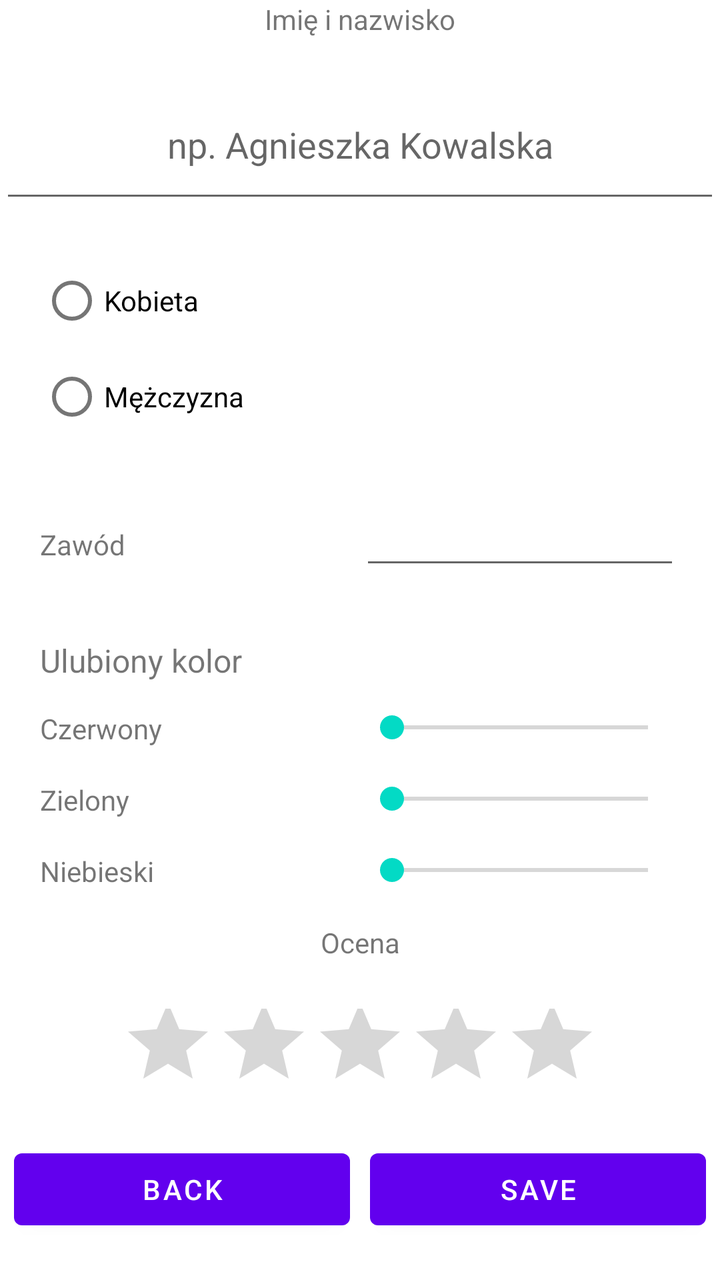
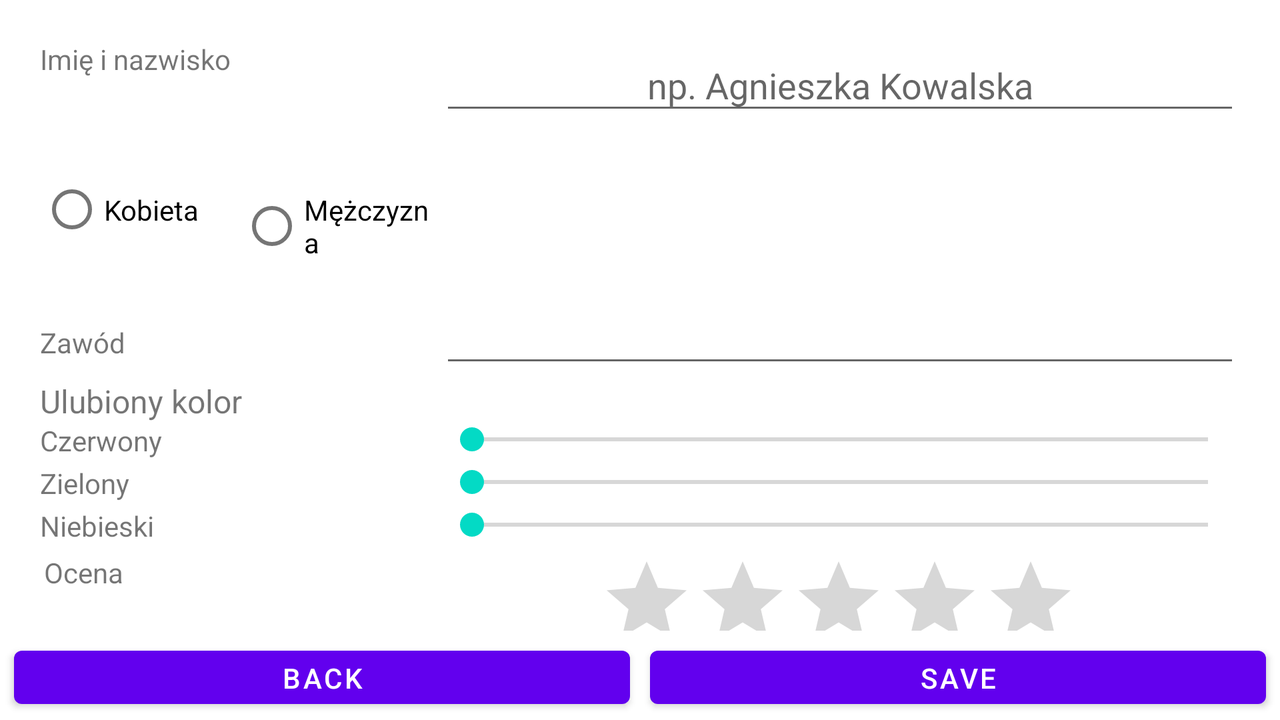

One screen, two layout resources from the same app: the default and the repository's alternative for another configuration. Each is rendered where Android would select it; the XML of both is given below.
<!-- AndroidManifest.xml: application theme Theme.L06 -->
<!-- res/layout/fragment_edit.xml -->
<?xml version="1.0" encoding="utf-8"?>
<LinearLayout xmlns:android="http://schemas.android.com/apk/res/android"
    xmlns:tools="http://schemas.android.com/tools"
    android:layout_width="match_parent"
    android:layout_height="match_parent"
    android:orientation="vertical"
    tools:context=".FragmentEdit">

    <TextView
        android:id="@+id/textView7"
        android:layout_width="match_parent"
        android:layout_height="0dp"
        android:layout_weight="1"
        android:textAlignment="center"
        android:text="Imię i nazwisko" />

    <EditText
        android:textAlignment="center"
        android:id="@+id/editTextName"
        android:layout_width="match_parent"
        android:layout_height="0dp"
        android:layout_weight="2"
        android:ems="10"
        android:inputType="textPersonName"
        android:hint="np. Agnieszka Kowalska"/>



    <TableRow
        android:layout_width="match_parent"
        android:layout_height="0dp"
        android:layout_weight="4"
        android:padding="20dp">

        <RadioGroup
            android:layout_width="0dp"
            android:layout_weight="1"
            android:layout_height="wrap_content"
            android:id="@+id/RadioGroupGenders"
            >

            <RadioButton
                android:id="@+id/radioButtonWoman"
                android:layout_width="match_parent"
                android:layout_height="wrap_content"
                android:text="Kobieta" />

            <RadioButton
                android:id="@+id/radioButtonMan"
                android:layout_width="match_parent"
                android:layout_height="wrap_content"
                android:text="Mężczyzna" />
        </RadioGroup>

        <ImageView
            android:id="@+id/imageViewEdit"
            android:layout_width="0dp"
            android:layout_weight="1"
            android:layout_height="100dp"
            tools:src="@tools:sample/avatars" />

    </TableRow>

    <TableRow
        android:layout_width="match_parent"
        android:layout_height="0dp"
        android:layout_marginLeft="20dp"
        android:layout_marginRight="20dp"
        android:layout_weight="2">

        <TextView
            android:id="@+id/textView2"
            android:layout_width="0dp"
            android:layout_height="wrap_content"
            android:layout_weight="1"
            android:text="Zawód" />

        <EditText
            android:id="@+id/editOccupation"
            android:layout_width="0dp"
            android:layout_height="wrap_content"
            android:layout_weight="1" />
    </TableRow>

    <TableRow
        android:layout_width="match_parent"
        android:layout_height="0dp"
        android:layout_marginLeft="20dp"
        android:layout_marginRight="20dp"
        android:layout_weight="1">

        <TextView
            android:id="@+id/textView4"
            android:layout_width="0dp"
            android:layout_height="wrap_content"
            android:layout_weight="1"
            android:text="Ulubiony kolor"
            android:textSize="16sp" />

        <TextView
            android:id="@+id/textColor2"
            android:layout_width="10dp"
            android:layout_height="wrap_content"
            android:layout_weight="1"
            android:textSize="16sp" />
    </TableRow>

    <TableRow
        android:layout_width="match_parent"
        android:layout_height="0dp"
        android:layout_marginLeft="20dp"
        android:layout_marginRight="20dp"
        android:layout_weight="1">

        <TextView
            android:id="@+id/textView8"
            android:layout_width="0dp"
            android:layout_height="wrap_content"
            android:layout_weight="1"
            android:text="Czerwony" />

        <SeekBar
            android:id="@+id/seekBarR"
            android:layout_width="0dp"
            android:layout_height="wrap_content"
            android:layout_weight="1" />
    </TableRow>

    <TableRow
        android:layout_width="match_parent"
        android:layout_height="0dp"
        android:layout_marginLeft="20dp"
        android:layout_marginRight="20dp"
        android:layout_weight="1">

        <TextView
            android:id="@+id/textView9"
            android:layout_width="0dp"
            android:layout_height="wrap_content"
            android:layout_weight="1"
            android:text="Zielony" />

        <SeekBar
            android:id="@+id/seekBarG"
            android:layout_width="0dp"
            android:layout_height="wrap_content"
            android:layout_weight="1" />
    </TableRow>

    <TableRow
        android:layout_width="match_parent"
        android:layout_height="0dp"
        android:layout_marginLeft="20dp"
        android:layout_marginRight="20dp"
        android:layout_weight="1">

        <TextView
            android:id="@+id/textView10"
            android:layout_width="0dp"
            android:layout_height="wrap_content"
            android:layout_weight="1"
            android:text="Niebieski" />

        <SeekBar
            android:id="@+id/seekBarB"
            android:layout_width="0dp"
            android:layout_height="wrap_content"
            android:layout_weight="1" />
    </TableRow>

    <TextView
        android:id="@+id/textView6"
        android:textAlignment="center"
        android:layout_width="match_parent"
        android:layout_height="0dp"
        android:layout_weight="1"
        android:text="Ocena" />

    <RatingBar
        android:id="@+id/ratingBarE"
        android:layout_width="wrap_content"
        android:layout_gravity="center"
        android:layout_height="0dp"
        android:layout_weight="2"/>

    <TableRow
        android:padding="2dp"
        android:layout_width="match_parent"
        android:layout_height="0dp"
        android:layout_weight="2">

        <Button
            android:id="@+id/button4"
            android:layout_marginHorizontal="5dp"
            android:layout_width="wrap_content"
            android:layout_weight="1"
            android:layout_height="wrap_content"
            android:text="back" />

        <Button
            android:id="@+id/button5"
            android:layout_marginHorizontal="5dp"
            android:layout_width="wrap_content"
            android:layout_weight="1"
            android:layout_height="wrap_content"
            android:text="save" />
    </TableRow>

</LinearLayout>
<!-- resources referenced by this layout -->
<resources>
  <style name="Theme.L06" parent="Theme.MaterialComponents.DayNight.DarkActionBar">
          
          <item name="colorPrimary">@color/purple_500</item>
          <item name="colorPrimaryVariant">@color/purple_700</item>
          <item name="colorOnPrimary">@color/white</item>
          
          <item name="colorSecondary">@color/teal_200</item>
          <item name="colorSecondaryVariant">@color/teal_700</item>
          <item name="colorOnSecondary">@color/black</item>
          
          <item name="android:statusBarColor" tools:targetApi="l">?attr/colorPrimaryVariant</item>
          
      </style>
</resources>
<!-- res/layout-land/fragment_edit.xml (the repository's variant of the layout above) -->
<!-- drawn on the phone turned sideways -->
<?xml version="1.0" encoding="utf-8"?>
<LinearLayout xmlns:android="http://schemas.android.com/apk/res/android"
    xmlns:app="http://schemas.android.com/apk/res-auto"
    android:layout_width="match_parent"
    android:orientation="vertical"
    android:layout_height="match_parent">

    <TableRow
        android:layout_width="match_parent"
        android:layout_height="0dp"
        android:layout_marginLeft="20dp"
        android:layout_marginTop="20dp"
        android:layout_marginRight="20dp"
        android:layout_weight="2">

        <TextView
            android:id="@+id/textView7"
            android:layout_width="0dp"
            android:layout_height="match_parent"
            android:layout_weight="1"
            android:text="Imię i nazwisko" />

        <EditText
            android:id="@+id/editTextName"
            android:layout_width="0dp"
            android:layout_height="match_parent"
            android:layout_weight="2"
            android:ems="10"
            android:hint="np. Agnieszka Kowalska"
            android:inputType="textPersonName"
            android:textAlignment="center" />

    </TableRow>

    <TableRow
        android:layout_width="match_parent"
        android:layout_height="0dp"
        android:layout_weight="4"
        android:padding="20dp">

        <RadioGroup
            android:layout_width="0dp"
            android:layout_weight="1"
            android:layout_height="wrap_content"
            android:orientation="horizontal"
            android:id="@+id/RadioGroupGenders"
            >

            <RadioButton
                android:id="@+id/radioButtonWoman"
                android:layout_weight="1"
                android:layout_width="0dp"
                android:layout_height="wrap_content"
                android:text="Kobieta" />

            <RadioButton
                android:id="@+id/radioButtonMan"
                android:layout_weight="1"
                android:layout_width="0dp"
                android:layout_height="wrap_content"
                android:text="Mężczyzna" />
        </RadioGroup>

        <ImageView
            android:id="@+id/imageViewEdit"
            android:layout_width="0dp"
            android:layout_weight="2"
            android:layout_height="match_parent"
            />

    </TableRow>

    <TableRow
        android:layout_width="match_parent"
        android:layout_height="0dp"
        android:layout_marginLeft="20dp"
        android:layout_marginRight="20dp"
        android:layout_weight="2">

        <TextView
            android:id="@+id/textView2"
            android:layout_width="0dp"
            android:layout_height="wrap_content"
            android:layout_weight="1"
            android:text="Zawód" />

        <EditText
            android:id="@+id/editOccupation"
            android:layout_width="0dp"
            android:layout_height="wrap_content"
            android:layout_weight="2" />
    </TableRow>

    <TableRow
        android:layout_width="match_parent"
        android:layout_height="0dp"
        android:layout_marginLeft="20dp"
        android:layout_marginRight="20dp"
        android:layout_weight="1">

        <TextView
            android:id="@+id/textView4"
            android:layout_width="0dp"
            android:layout_height="wrap_content"
            android:layout_weight="1"
            android:text="Ulubiony kolor"
            android:textSize="16sp" />

        <TextView
            android:id="@+id/textColor2"
            android:layout_width="10dp"
            android:layout_height="wrap_content"
            android:layout_weight="2"
            android:textSize="16sp" />
    </TableRow>

    <TableRow
        android:layout_width="match_parent"
        android:layout_height="0dp"
        android:layout_marginLeft="20dp"
        android:layout_marginRight="20dp"
        android:layout_weight="1">

        <TextView
            android:id="@+id/textView8"
            android:layout_width="0dp"
            android:layout_height="wrap_content"
            android:layout_weight="1"
            android:text="Czerwony" />

        <SeekBar
            android:id="@+id/seekBarR"
            android:layout_width="0dp"
            android:layout_height="wrap_content"
            android:layout_weight="2" />
    </TableRow>

    <TableRow
        android:layout_width="match_parent"
        android:layout_height="0dp"
        android:layout_marginLeft="20dp"
        android:layout_marginRight="20dp"
        android:layout_weight="1">

        <TextView
            android:id="@+id/textView9"
            android:layout_width="0dp"
            android:layout_height="wrap_content"
            android:layout_weight="1"
            android:text="Zielony" />

        <SeekBar
            android:id="@+id/seekBarG"
            android:layout_width="0dp"
            android:layout_height="wrap_content"
            android:layout_weight="2" />
    </TableRow>

    <TableRow
        android:layout_width="match_parent"
        android:layout_height="0dp"
        android:layout_marginLeft="20dp"
        android:layout_marginRight="20dp"
        android:layout_weight="1">

        <TextView
            android:id="@+id/textView10"
            android:layout_width="0dp"
            android:layout_height="wrap_content"
            android:layout_weight="1"
            android:text="Niebieski" />

        <SeekBar
            android:id="@+id/seekBarB"
            android:layout_width="0dp"
            android:layout_height="wrap_content"
            android:layout_weight="2" />
    </TableRow>

    <TableRow
        android:padding="2dp"
        android:layout_width="match_parent"
        android:layout_height="0dp"

        android:layout_marginLeft="20dp"
        android:layout_marginRight="20dp"
        android:layout_weight="2">

        <TextView
            android:id="@+id/textView6"
            android:layout_width="0dp"
            android:layout_weight="1"
            android:layout_height="match_parent"
            android:text="Ocena" />



        <androidx.constraintlayout.widget.ConstraintLayout
            android:layout_width="0dp"
            android:layout_weight="2"
            android:layout_height="match_parent">

            <RatingBar
                android:id="@+id/ratingBarE"
                android:layout_width="wrap_content"
                android:layout_height="match_parent"
                android:layout_gravity="center"
                app:layout_constraintEnd_toEndOf="parent"
                app:layout_constraintStart_toStartOf="parent"
                app:layout_constraintTop_toTopOf="parent" />
        </androidx.constraintlayout.widget.ConstraintLayout>
    </TableRow>

    <TableRow
        android:padding="2dp"
        android:layout_width="match_parent"
        android:layout_height="0dp"
        android:layout_weight="2">

        <Button
            android:id="@+id/button4"
            android:layout_marginHorizontal="5dp"
            android:layout_width="wrap_content"
            android:layout_weight="1"
            android:layout_height="wrap_content"
            android:text="back" />

        <Button
            android:id="@+id/button5"
            android:layout_marginHorizontal="5dp"
            android:layout_width="wrap_content"
            android:layout_weight="1"
            android:layout_height="wrap_content"
            android:text="save" />
    </TableRow>

</LinearLayout>
